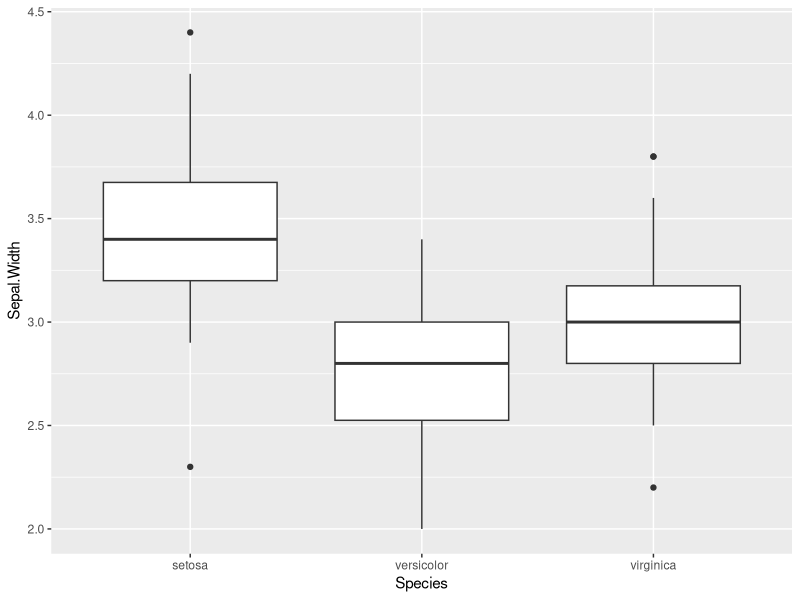
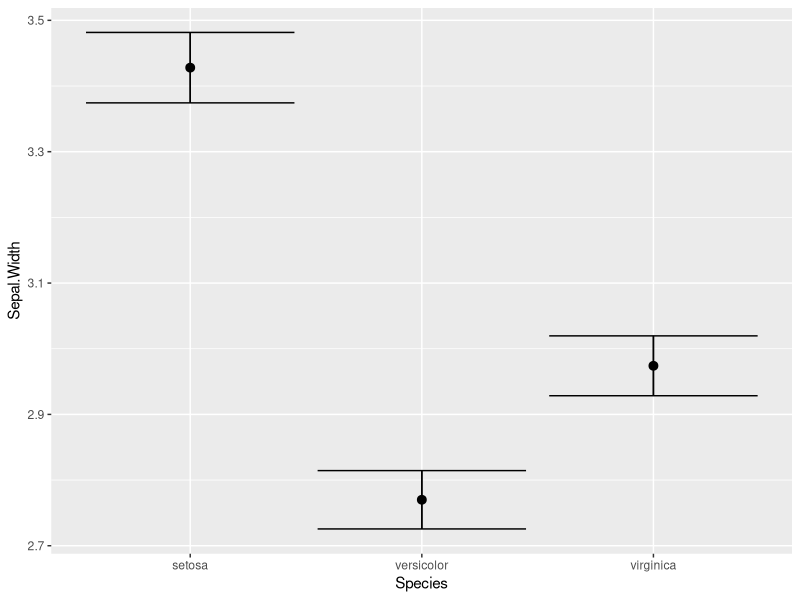

The R source for these figures, in order:
?npk

df <- npk

model <- aov(yield ~ N*P, df)
summary(model)

model3 <- aov(yield ~ N+P+K, df)
summary(model3)




?iris

df1 <- iris

library(ggplot2)

ggplot(df1, aes(Species, Sepal.Width))+
  geom_boxplot()

ggplot(df1, aes(Species, Sepal.Width))+
  stat_summary(fun.data = mean_se)+
  stat_summary(fun.data=mean_se, geom="errorbar")

model1 <- aov(Sepal.Width ~ Species, iris)
summary(model1)

TukeyHSD(model1)
